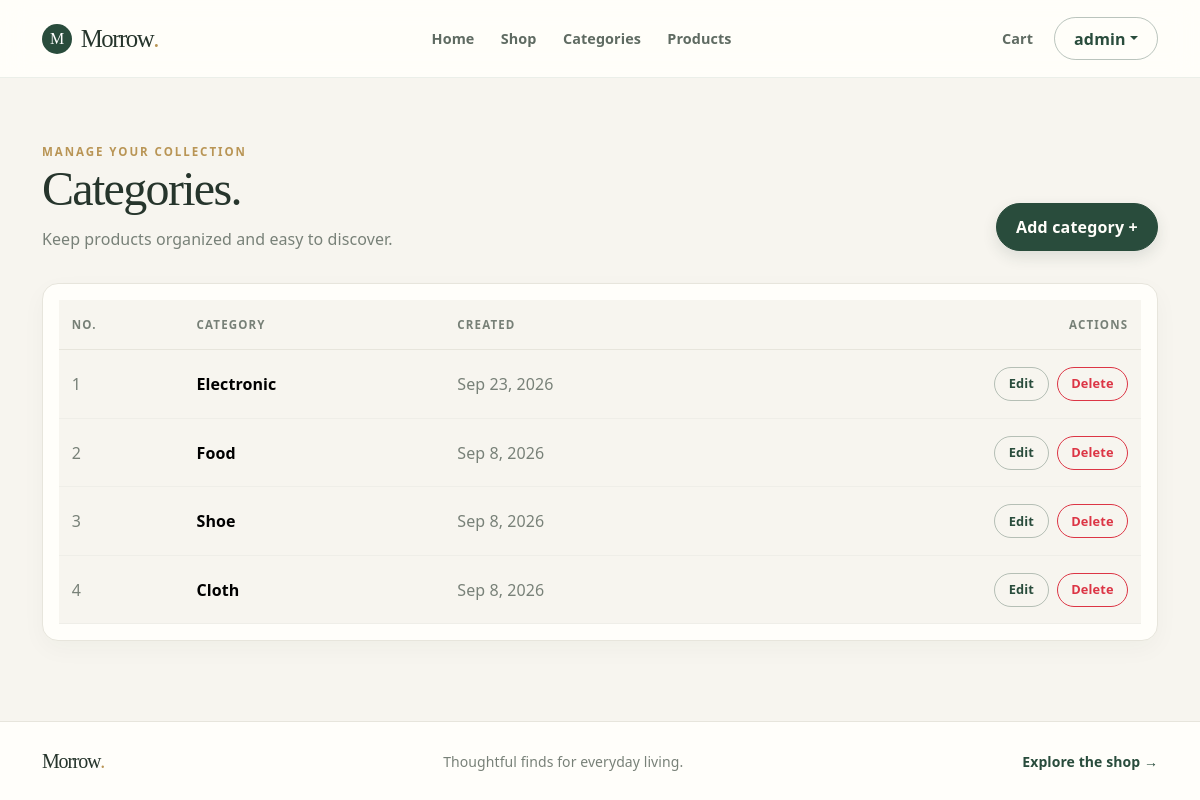
Page /category/ (signed in) on the committed database.
### apps/categories/models.py (models this page shows, shortened)
class CategoryModel(models.Model):
    name = models.CharField(max_length = 255)
    created_at = models.DateTimeField(auto_now_add = True)
    updated_at = models.DateTimeField(auto_now = True)

### views/category_views.py (the view)
# urls.py: path("category/", category_views.category_list, name="cl"),
@login_required
@permission_required("categories.view_categorymodel", raise_exception=True)
def category_list(request):
    categories = CategoryModel.objects.all().order_by("-created_at")
    context = {
        "category_key" : categories,
    }
    return render(request, "category_list.html", context)

### templates/category_list.html (shortened to what this page needs)
{% extends "layouts/base.html" %}
{% block body %}
<main class="container page-shell">
    <div class="page-heading d-flex flex-column flex-sm-row align-items-sm-end justify-content-between gap-3">
        <div><span class="eyebrow">Manage your collection</span>
            <h1 class="section-title">Categories.</h1>
            <p class="text-muted mb-0">Keep products organized and easy to discover.</p>
        </div>
        {% if perms.categories.add_categorymodel %}
        <a href="{% url 'cc' %}" class="btn btn-brand">Add category
            <span aria-hidden="true">+</span></a>
        {% endif %}
    </div>
    <div class="surface-card table-responsive p-2 p-md-3">
        <table class="table align-middle admin-table mb-0">
            <thead>
                <tr>
                    <th scope="col">No.</th>
                    <th scope="col">Category</th>
                    <th scope="col">Created</th>
                    <th scope="col" class="text-end">Actions</th>
                </tr>
            </thead>
            <tbody>
                {% for i in category_key %}<tr>
                    <td class="text-muted">{{forloop.counter}}</td>
                    <td class="fw-semibold">{{i.name}}</td>
                    <td class="text-muted">{{i.created_at|date:"M j, Y"}}</td>
                    <td class="text-end">
                        <div class="d-inline-flex gap-2">
                            {% if perms.categories.change_categorymodel %}
                            <a href="{% url 'cu' i.id %}" class="btn btn-sm btn-outline-brand">Edit</a>
                            {% endif %}
                            {% if perms.categories.delete_categorymodel %}
                            <a href="{% url 'cd' i.id %}" class="btn btn-sm btn-outline-danger">Delete</a>
                            {% endif %}
                        </div>
                    </td>
                </tr>
                {% empty %}
                <tr>
                    <td colspan="4" class="text-center text-muted py-5">No categories yet. Add your first category to
                        get started.
                    </td>
                </tr>
                {% endfor %}
            </tbody>
        </table>
    </div>
</main>
{% endblock %}

### templates/layouts/header.html (shortened to what this page needs)
<nav class="navbar navbar-expand-lg site-navbar sticky-top">
    <div class="container">
        <a class="navbar-brand" href="{% url 'index' %}">
            <span class="brand-mark">M</span> Morrow<span class="brand-period">.</span>
        </a>
        <div class="collapse navbar-collapse" id="siteNavigation">
            <ul class="navbar-nav mx-auto align-items-lg-center">
                <li class="nav-item">
                    <a class="nav-link" href="{% url 'index' %}">Home</a>
                </li>
                <li class="nav-item">
                    <a class="nav-link" href="{% url 'shop' %}">Shop</a>
                </li>
                {% if perms.categories.view_categorymodel %}
                <li class="nav-item">
                    <a class="nav-link" href="{% url 'cl' %}">Categories</a>
                </li>
                {% endif %}
                {% if perms.products.view_productmodel %}
                <li class="nav-item">
                    <a class="nav-link" href="{% url 'pl' %}">Products</a>
                </li>
                {% endif %}
            </ul>
            <div class="navbar-actions d-flex align-items-center gap-2">
                {% if user.is_authenticated %}
                <a class="nav-link cart-link" href="{% url 'cart' %}">Cart</a>
                <div class="dropdown">
                    <button class="btn btn-outline-brand dropdown-toggle" type="button" data-bs-toggle="dropdown" aria-expanded="false">{{user.username}}</button>
                </div>
                {% else %}
                <a class="nav-link" href="{% url 'ul' %}">Log in</a>
                <a class="btn btn-brand btn-sm px-3" href="{% url 'ur' %}">Create account</a>
                {% endif %}
            </div>
        </div>
    </div>
</nav>

### static/css/site.css (style rules this page uses)
:root { --morrow-cream: #f7f5ef; --morrow-paper: #fffefa; --morrow-ink: #26352c; --morrow-green: #294c3c; --morrow-green-dark: #203b2f; --morrow-sage: #e7ece4; --morrow-gold: #b99555; --morrow-muted: #788178; --morrow-border: #e7e5dc; --bs-body-bg: var(--morrow-cream); --bs-body-color: var(--morrow-ink); --bs-primary: var(--morrow-green); --bs-primary-rgb: 41, 76, 60; --bs-link-color: var(--morrow-green); --bs-link-hover-color: var(--morrow-green-dark); --bs-border-color: var(--morrow-border); --bs-font-sans-serif: 'Avenir Next', Avenir, 'Segoe UI', sans-serif; }
html { min-height: 100%; }
body { min-height: 100vh; display: flex; flex-direction: column; background: var(--morrow-cream); color: var(--morrow-ink); font-family: var(--bs-font-sans-serif); letter-spacing: .005em; }
body > nav + .toast-container ~ main, body > main { flex: 1 0 auto; }
main { flex: 1 0 auto; }
a { color: var(--morrow-green); }
.text-muted { color: var(--morrow-muted) !important; }
h1, h2, h3, h4, h5, .display-title, .section-title { font-family: Georgia, 'Times New Roman', serif; font-weight: 400; letter-spacing: -.035em; color: var(--morrow-ink); }
.section-title { font-size: clamp(2.2rem, 4vw, 3.15rem); line-height: 1.12; margin-bottom: .7rem; }
.eyebrow { display: inline-flex; align-items: center; gap: .6rem; color: var(--morrow-gold); font-size: .72rem; font-weight: 700; letter-spacing: .17em; text-transform: uppercase; }
.site-navbar { z-index: 1030; min-height: 78px; background: rgba(255, 254, 250, .94); border-bottom: 1px solid rgba(41, 76, 60, .09); backdrop-filter: blur(14px); }
.navbar-brand, .footer-brand { display: inline-flex; align-items: center; gap: .55rem; color: var(--morrow-ink); font-family: Georgia, 'Times New Roman', serif; font-size: 1.55rem; letter-spacing: -.06em; }
.brand-mark { display: inline-grid; width: 30px; height: 30px; place-items: center; border-radius: 50%; background: var(--morrow-green); color: white; font-family: Georgia, serif; font-size: 1rem; letter-spacing: 0; }
.brand-period { color: var(--morrow-gold); margin-left: -.55rem; }
.navbar-nav { gap: .65rem; }
.site-navbar .nav-link { color: #5f6b62; font-size: .9rem; font-weight: 550; padding: .65rem .8rem; }
.navbar-actions { padding: .4rem 0; }
.btn { border-radius: 999px; font-weight: 600; letter-spacing: .01em; padding: .68rem 1.2rem; transition: transform .18s ease, background-color .18s ease, box-shadow .18s ease; }
.btn.btn-sm { padding: .4rem .85rem; font-size: .8rem; }
.btn-brand { background: var(--morrow-green); border: 1px solid var(--morrow-green); color: #fffefa; box-shadow: 0 6px 15px rgba(32, 59, 47, .12); }
.btn-outline-brand { color: var(--morrow-green); border: 1px solid rgba(41, 76, 60, .32); background: transparent; }
.navbar-actions .btn { padding-top: .52rem; padding-bottom: .52rem; }
.btn-outline-danger { border-radius: 999px; }
.page-shell { padding-top: clamp(2.5rem, 5vw, 4.4rem); padding-bottom: clamp(3rem, 6vw, 5rem); }
.page-heading { margin-bottom: 2rem; }
.surface-card, .summary-card { border: 1px solid var(--morrow-border); border-radius: 1rem; background: var(--morrow-paper); box-shadow: 0 8px 25px rgba(34, 48, 38, .035); }
.cart-table th, .admin-table th { padding: 1rem .8rem; border-bottom-color: var(--morrow-border); color: #778077; font-size: .72rem; font-weight: 700; letter-spacing: .1em; text-transform: uppercase; white-space: nowrap; }
.cart-table td, .admin-table td { padding: 1.05rem .8rem; border-color: #efeee8; }

### rows in the picture
CategoryModel: name "Electronic", created_at "Sep 23, 2026"
CategoryModel: name "Food", created_at "Sep 8, 2026"
CategoryModel: name "Shoe", created_at "Sep 8, 2026"
CategoryModel: name "Cloth", created_at "Sep 8, 2026"

### other values in the picture
{{ user.username }} "admin"
